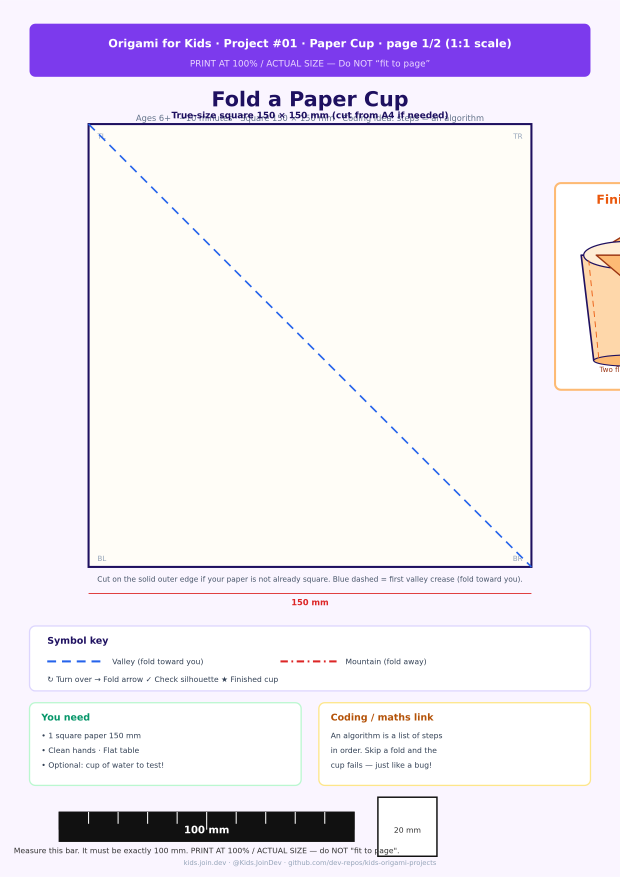
#> input picture projects/01-paper-cup/page-1.png, 2480 x 3508 px (shown at 1/4 size)
$ python paper_cup.py
#> lines starting #> are read from the running program, lines starting #| are printed output that depends on the picture
#!/usr/bin/env python3
"""Generate Origami for Kids #01 Paper Cup: A4 sheets, final.png, PDF."""
from __future__ import annotations
import html, subprocess
from pathlib import Path
from playwright.sync_api import sync_playwright
from PIL import Image

ROOT = Path(__file__).resolve().parents[1]
OUT = ROOT / 'projects' / '01-paper-cup'
S = 150.0  # square mm
OX, OY = 30.0, 42.0
W_PX, H_PX = 2480, 3508  # 300 dpi A4


def esc(t):
    return html.escape(str(t))


def ln(x1, y1, x2, y2, *, dash=None, w=0.4, c='#111', opacity=1):
    d = f' stroke-dasharray="{dash}"' if dash else ''
    op = f' opacity="{opacity}"' if opacity != 1 else ''
    return f'<line x1="{x1:.2f}" y1="{y1:.2f}" x2="{x2:.2f}" y2="{y2:.2f}" stroke="{c}" stroke-width="{w}"{d}{op}/>'


def tx(x, y, t, s=3.2, a='middle', c='#111', b=False):
    w = ' font-weight="700"' if b else ''
    return f'<text x="{x:.2f}" y="{y:.2f}" font-size="{s}" text-anchor="{a}" fill="{c}" font-family="DejaVu Sans,Arial,sans-serif"{w}>{esc(t)}</text>'


def rect(x, y, w, h, *, fill='#fff', stroke='#111', sw=0.45, dash=None, rx=0):
    d = f' stroke-dasharray="{dash}"' if dash else ''
    r = f' rx="{rx}"' if rx else ''
    return f'<rect x="{x:.2f}" y="{y:.2f}" width="{w:.2f}" height="{h:.2f}" fill="{fill}" stroke="{stroke}" stroke-width="{sw}"{d}{r}/>'


def arrow(x1, y1, x2, y2, c='#0EA5E9'):
    return (
        ln(x1, y1, x2, y2, w=0.7, c=c)
        + f'<path d="M {x2:.2f} {y2:.2f} l -2.2 -1.4 l 0.6 1.4 l -0.6 1.4 z" fill="{c}"/>'
    )


def badge(x, y, n, fill='#7C3AED'):
    return (
        f'<circle cx="{x:.2f}" cy="{y:.2f}" r="4.2" fill="{fill}" stroke="#fff" stroke-width="0.6"/>'
        + tx(x, y + 1.3, str(n), s=4, c='#fff', b=True)
    )


def cal_bar(x, y):
    s = rect(x, y, 100, 10, fill='#111', stroke='#111', sw=0.3)
    for i in range(0, 101, 10):
        h = 4 if i % 50 else 6
        s += ln(x + i, y, x + i, y + h, w=0.35, c='#fff' if i not in (0, 100) else '#111')
    s += tx(x + 50, y + 7.2, '100 mm', s=3.4, c='#fff', b=True)
    s += rect(x + 108, y - 5, 20, 20, fill='#fff', stroke='#111', sw=0.5)
    s += tx(x + 118, y + 7, '20 mm', s=2.6, c='#333')
    s += tx(x + 50, y + 14, 'Measure this bar. It must be exactly 100 mm. PRINT AT 100% / ACTUAL SIZE — do NOT "fit to page".', s=2.6, c='#333')
    return s


def paper_square(x, y, size, creases=None, fill='#FFFDF7'):
#> called with x = 30, y = 42, size = 150, fill = '#FFFDF7'
    s = rect(x, y, size, size, fill=fill, stroke='#1E1060', sw=0.7)
    s += tx(x + 3, y + 5, 'TL', s=2.4, a='start', c='#94A3B8')
    s += tx(x + size - 3, y + 5, 'TR', s=2.4, a='end', c='#94A3B8')
    s += tx(x + 3, y + size - 2, 'BL', s=2.4, a='start', c='#94A3B8')
    s += tx(x + size - 3, y + size - 2, 'BR', s=2.4, a='end', c='#94A3B8')
    for c in creases or []:
        kind = c.get('kind', 'valley')
        if kind == 'valley':
            s += ln(c['x1'], c['y1'], c['x2'], c['y2'], dash='3 2', w=0.55, c='#2563EB')
        elif kind == 'mountain':
            s += ln(c['x1'], c['y1'], c['x2'], c['y2'], dash='2.5 1.2 0.6 1.2', w=0.55, c='#DC2626')
    return s


def finished_cup(cx, cy, scale=1.0, label=True):
    """Vector finished origami cup: open top, tapered body, two tucked lip flaps front/back."""
    k = scale
    # body trapezoid
    top_w, bot_w, h = 38 * k, 28 * k, 42 * k
    lip = 7 * k
    x0, y0 = cx - top_w / 2, cy - h / 2 - 2 * k
    # back flap (slightly darker, peeking behind rim)
    back = (
        f'<path d="M {x0 + 4*k:.2f} {y0 + lip:.2f} '
        f'L {cx:.2f} {y0 - 2*k:.2f} '
        f'L {x0 + top_w - 4*k:.2f} {y0 + lip:.2f} Z" '
        f'fill="#FDBA74" stroke="#9A3412" stroke-width="{0.55*k:.2f}" stroke-linejoin="round"/>'
    )
    # cup body
    body = (
        f'<path d="M {x0:.2f} {y0 + lip:.2f} '
        f'L {x0 + top_w:.2f} {y0 + lip:.2f} '
        f'L {cx + bot_w/2:.2f} {y0 + lip + h:.2f} '
        f'L {cx - bot_w/2:.2f} {y0 + lip + h:.2f} Z" '
        f'fill="#FED7AA" stroke="#1E1060" stroke-width="{0.65*k:.2f}" stroke-linejoin="round"/>'
    )
    # inner ellipse (opening)
    opening = (
        f'<ellipse cx="{cx:.2f}" cy="{y0 + lip:.2f}" rx="{top_w/2 - 1*k:.2f}" ry="{5.5*k:.2f}" '
        f'fill="#FFEDD5" stroke="#1E1060" stroke-width="{0.5*k:.2f}"/>'
    )
    # front flap tucked over rim (triangle folding into pocket)
    front = (
        f'<path d="M {x0 + 6*k:.2f} {y0 + lip:.2f} '
        f'L {cx:.2f} {y0 + lip + 11*k:.2f} '
        f'L {x0 + top_w - 6*k:.2f} {y0 + lip:.2f} Z" '
        f'fill="#FDBA74" stroke="#9A3412" stroke-width="{0.55*k:.2f}" stroke-linejoin="round"/>'
    )
    # crease hints on body (folded side edges)
    creases = (
        ln(cx - bot_w / 2 + 2 * k, y0 + lip + h - 1 * k, x0 + 3 * k, y0 + lip + 2 * k, w=0.35 * k, c='#EA580C', dash='2 1.5')
        + ln(cx + bot_w / 2 - 2 * k, y0 + lip + h - 1 * k, x0 + top_w - 3 * k, y0 + lip + 2 * k, w=0.35 * k, c='#EA580C', dash='2 1.5')
    )
    # flat bottom hint
    bottom = (
        f'<ellipse cx="{cx:.2f}" cy="{y0 + lip + h:.2f}" rx="{bot_w/2:.2f}" ry="{2.2*k:.2f}" '
        f'fill="#FDBA74" stroke="#1E1060" stroke-width="{0.45*k:.2f}"/>'
    )
    s = back + body + bottom + opening + front + creases
    if label:
        s += tx(cx, y0 + lip + h + 8 * k, 'Finished paper cup!', s=3.2 * max(k, 0.85), c='#9A3412', b=True)
        s += tx(cx, y0 + lip + h + 12 * k, 'Two flaps tucked · open 3D · flat bottom', s=2.4 * max(k, 0.85), c='#64748B')
    return s


def finished_cup_standalone_svg(size_mm=80):
    """Square SVG used for final.png (clean product shot style)."""
    vb = 80
    cx = cy = vb / 2
    body = [
        f'<svg xmlns="http://www.w3.org/2000/svg" width="{size_mm}mm" height="{size_mm}mm" viewBox="0 0 {vb} {vb}">',
        f'<rect width="{vb}" height="{vb}" fill="#FAF5FF"/>',
        finished_cup(cx, cy - 2, scale=1.35, label=True),
        '</svg>',
    ]
    return '\n'.join(body)


def mini_diagram(px, py, step):
    m = 52.0
    s = rect(px, py, m, m, fill='#F8FAFC', stroke='#CBD5E1', sw=0.35, rx=1.5)
    q = 40.0
    qx, qy = px + 6, py + 6
    if step == 1:
        s += rect(qx, qy, q, q, fill='#FFF7ED', stroke='#1E1060', sw=0.5)
        s += ln(qx, qy, qx + q, qy + q, dash='3 2', w=0.6, c='#2563EB')
        s += arrow(qx + 8, qy + 10, qx + 28, qy + 30, '#0EA5E9')
        s += tx(px + m / 2, py + m - 2.5, 'valley diagonal', s=2.4, c='#2563EB')
    elif step == 2:
        s += f'<path d="M {qx:.1f} {qy+q:.1f} L {qx+q:.1f} {qy+q:.1f} L {qx+q/2:.1f} {qy:.1f} Z" fill="#FFF7ED" stroke="#1E1060" stroke-width="0.5"/>'
        s += ln(qx + 2, qy + q - 2, qx + q / 2, qy + 4, dash='3 2', w=0.55, c='#2563EB')
        s += arrow(qx + 6, qy + q - 10, qx + q / 2 - 4, qy + 18, '#0EA5E9')
        s += tx(px + m / 2, py + m - 2.5, 'left corner up', s=2.4, c='#2563EB')
    elif step == 3:
        s += f'<path d="M {qx:.1f} {qy+q:.1f} L {qx+q:.1f} {qy+q:.1f} L {qx+q/2:.1f} {qy:.1f} Z" fill="#FFF7ED" stroke="#1E1060" stroke-width="0.5"/>'
        s += ln(qx + 2, qy + q - 2, qx + q / 2, qy + 4, dash='3 2', w=0.4, c='#93C5FD', opacity=0.9)
        s += ln(qx + q - 2, qy + q - 2, qx + q / 2, qy + 4, dash='3 2', w=0.55, c='#2563EB')
        s += arrow(qx + q - 6, qy + q - 10, qx + q / 2 + 4, qy + 18, '#0EA5E9')
        s += tx(px + m / 2, py + m - 2.5, 'right corner up', s=2.4, c='#2563EB')
    elif step == 4:
        s += f'<path d="M {qx+8:.1f} {qy+q:.1f} L {qx+q-8:.1f} {qy+q:.1f} L {qx+q:.1f} {qy+18:.1f} L {qx+q/2:.1f} {qy:.1f} L {qx:.1f} {qy+18:.1f} Z" fill="#FFF7ED" stroke="#1E1060" stroke-width="0.5"/>'
        s += ln(qx + 4, qy + 16, qx + q - 4, qy + 16, dash='3 2', w=0.55, c='#2563EB')
        s += arrow(qx + q / 2, qy + 4, qx + q / 2, qy + 14, '#0EA5E9')
        s += tx(px + m / 2, py + m - 2.5, 'tuck front lip', s=2.4, c='#2563EB')
    elif step == 5:
        s += rect(qx + 4, qy + 8, q - 8, q - 12, fill='#E0E7FF', stroke='#1E1060', sw=0.5)
        s += tx(px + m / 2, py + m / 2, '↻', s=10, c='#7C3AED')
        s += tx(px + m / 2, py + m - 2.5, 'turn over', s=2.4, c='#7C3AED')
    elif step == 6:
        s += f'<path d="M {qx+8:.1f} {qy+q:.1f} L {qx+q-8:.1f} {qy+q:.1f} L {qx+q:.1f} {qy+18:.1f} L {qx+q/2:.1f} {qy:.1f} L {qx:.1f} {qy+18:.1f} Z" fill="#FFF7ED" stroke="#1E1060" stroke-width="0.5"/>'
        s += ln(qx + 4, qy + 16, qx + q - 4, qy + 16, dash='3 2', w=0.55, c='#2563EB')
        s += arrow(qx + q / 2, qy + 4, qx + q / 2, qy + 14, '#0EA5E9')
        s += tx(px + m / 2, py + m - 2.5, 'tuck back lip', s=2.4, c='#2563EB')
    elif step == 7:
        s += finished_cup(px + m / 2, py + m / 2 - 1, scale=0.72, label=False)
        s += tx(px + m / 2, py + m - 2.5, 'open into a cup', s=2.4, c='#EA580C')
    return s


def step_panel(x, y, w, h, n, title, do, check, tip):
    s = rect(x, y, w, h, fill='#FFFFFF', stroke='#C4B5FD', sw=0.55, rx=2)
    s += badge(x + 7, y + 7, n)
    s += tx(x + 14, y + 8.5, title, s=3.6, a='start', b=True, c='#1E1060')
    s += mini_diagram(x + 4, y + 14, n)
    text_x = x + 60
    s += tx(text_x, y + 20, 'DO', s=2.8, a='start', b=True, c='#7C3AED')
    s += tx(text_x, y + 25, do, s=2.7, a='start', c='#334155')
    s += tx(text_x, y + 33, 'CHECK ✓', s=2.8, a='start', b=True, c='#059669')
    s += tx(text_x, y + 38, check, s=2.7, a='start', c='#334155')
    s += tx(text_x, y + 46, 'TIP', s=2.8, a='start', b=True, c='#EA580C')
    s += tx(text_x, y + 51, tip, s=2.6, a='start', c='#334155')
    return s


def page1():
    parts = [
        f'<svg xmlns="http://www.w3.org/2000/svg" width="210mm" height="297mm" viewBox="0 0 210 297">',
        '<rect width="210" height="297" fill="#FAF5FF"/>',
        rect(10, 8, 190, 18, fill='#7C3AED', stroke='#7C3AED', sw=0, rx=2),
        tx(105, 16, 'Origami for Kids  ·  Project #01  ·  Paper Cup  ·  page 1/2 (1:1 scale)', s=3.8, c='#fff', b=True),
        tx(105, 22.5, 'PRINT AT 100% / ACTUAL SIZE  —  Do NOT “fit to page”', s=3.0, c='#E9D5FF'),
        tx(105, 36, 'Fold a Paper Cup', s=7, b=True, c='#1E1060'),
        tx(105, 41, 'Ages 6+  ·  ~10 minutes  ·  Square 150 × 150 mm  ·  Coding idea: steps = an algorithm', s=2.8, c='#64748B'),
        # finished cup hero (right of title area, above square — squeezed into right margin of square row)
        tx(OX + S / 2, OY - 2, f'True-size square  {S:g} × {S:g} mm  (cut from A4 if needed)', s=3.0, c='#1E1060', b=True),
    ]
    creases = [{'kind': 'valley', 'x1': OX, 'y1': OY, 'x2': OX + S, 'y2': OY + S}]
    parts.append(paper_square(OX, OY, S, creases=creases))
    # Finished! callout to the right of the square
    fx, fy = OX + S + 8, OY + 20
    parts.append(rect(fx, fy, 50, 70, fill='#FFFFFF', stroke='#FDBA74', sw=0.7, rx=2))
    parts.append(tx(fx + 25, fy + 7, 'Finished!', s=4.2, b=True, c='#EA580C'))
    parts.append(finished_cup(fx + 25, fy + 38, scale=0.85, label=False))
    parts.append(tx(fx + 25, fy + 64, 'Two flaps tucked', s=2.4, c='#9A3412'))
    parts.append(tx(OX + S / 2, OY + S + 5, 'Cut on the solid outer edge if your paper is not already square. Blue dashed = first valley crease (fold toward you).', s=2.5, c='#475569'))
    parts.append(ln(OX, OY + S + 9, OX + S, OY + S + 9, w=0.3, c='#DC2626'))
    parts.append(tx(OX + S / 2, OY + S + 13, f'{S:g} mm', s=2.8, c='#DC2626', b=True))

    ky = OY + S + 20
    parts.append(rect(10, ky, 190, 22, fill='#FFFFFF', stroke='#DDD6FE', sw=0.45, rx=2))
    parts.append(tx(16, ky + 6, 'Symbol key', s=3.2, a='start', b=True, c='#1E1060'))
    parts.append(ln(16, ky + 12, 36, ky + 12, dash='3 2', w=0.7, c='#2563EB'))
    parts.append(tx(38, ky + 13, 'Valley (fold toward you)', s=2.6, a='start', c='#334155'))
    parts.append(ln(95, ky + 12, 115, ky + 12, dash='2.5 1.2 0.6 1.2', w=0.7, c='#DC2626'))
    parts.append(tx(117, ky + 13, 'Mountain (fold away)', s=2.6, a='start', c='#334155'))
    parts.append(tx(16, ky + 19, '↻ Turn over     → Fold arrow     ✓ Check silhouette     ★ Finished cup', s=2.6, a='start', c='#334155'))

    parts.append(rect(10, ky + 26, 92, 28, fill='#FFFFFF', stroke='#BBF7D0', sw=0.45, rx=2))
    parts.append(tx(14, ky + 32, 'You need', s=3.2, a='start', b=True, c='#059669'))
    parts.append(tx(14, ky + 38, '• 1 square paper 150 mm', s=2.6, a='start', c='#334155'))
    parts.append(tx(14, ky + 43, '• Clean hands  ·  Flat table', s=2.6, a='start', c='#334155'))
    parts.append(tx(14, ky + 48, '• Optional: cup of water to test!', s=2.6, a='start', c='#334155'))

    parts.append(rect(108, ky + 26, 92, 28, fill='#FFFFFF', stroke='#FDE68A', sw=0.45, rx=2))
    parts.append(tx(112, ky + 32, 'Coding / maths link', s=3.2, a='start', b=True, c='#B45309'))
    parts.append(tx(112, ky + 38, 'An algorithm is a list of steps', s=2.6, a='start', c='#334155'))
    parts.append(tx(112, ky + 43, 'in order. Skip a fold and the', s=2.6, a='start', c='#334155'))
    parts.append(tx(112, ky + 48, 'cup fails — just like a bug!', s=2.6, a='start', c='#334155'))

    parts.append(cal_bar(20, 275))
    parts.append(tx(105, 293, 'kids.join.dev  ·  @Kids.JoinDev  ·  github.com/dev-repos/kids-origami-projects', s=2.3, c='#94A3B8'))
    parts.append('</svg>')
    return '\n'.join(parts)


def page2():
    parts = [
        f'<svg xmlns="http://www.w3.org/2000/svg" width="210mm" height="297mm" viewBox="0 0 210 297">',
        '<rect width="210" height="297" fill="#FAF5FF"/>',
        rect(10, 8, 190, 16, fill='#7C3AED', stroke='#7C3AED', sw=0, rx=2),
        tx(105, 15, 'Origami for Kids  ·  Project #01  ·  Paper Cup  ·  Steps 1–7  ·  page 2/2 (1:1 scale)', s=3.5, c='#fff', b=True),
        tx(105, 21, 'PRINT AT 100% / ACTUAL SIZE', s=2.8, c='#E9D5FF'),
    ]
    steps = [
        (1, 'Diagonal valley', 'Fold TL corner to BR.', 'A triangle.', 'Crease with a fingernail.'),
        (2, 'Left corner up', 'Fold left tip to the top.', 'Left flap meets the peak.', 'Keep the triangle stacked.'),
        (3, 'Right corner up', 'Fold right tip to the top.', 'Both sides match (symmetry).', 'Mirror the left fold.'),
        (4, 'Front lip down', 'Fold the front peak into the pocket.', 'Front lip tucked.', 'Slide into the little pocket.'),
        (5, 'Turn over', 'Flip the whole model.', 'Back looks like the front did.', 'Like flipping a pancake.'),
        (6, 'Back lip down', 'Tuck the back peak the same way.', 'Both lips locked.', 'Same move as step 4.'),
        (7, 'Open the cup', 'Squeeze sides, push the bottom flat.', 'A 3D cup!', 'Gentle — do not tear.'),
    ]
    panel_w, panel_h = 92, 52
    gap_x, gap_y = 6, 3
    left, top = 10, 26
    for i, (n, title, do, check, tip) in enumerate(steps):
        col = i % 2
        row = i // 2
        x = left + col * (panel_w + gap_x)
        y = top + row * (panel_h + gap_y)
        parts.append(step_panel(x, y, panel_w, panel_h, n, title, do, check, tip))

    # Finished! banner spanning bottom (replaces sparse 8th cell area + check strip)
    y = top + 4 * (panel_h + gap_y) + 1
    parts.append(rect(10, y, 190, 36, fill='#FFF7ED', stroke='#FDBA74', sw=0.7, rx=2))
    parts.append(tx(70, y + 8, 'Finished!  —  Your paper should look like this', s=3.6, a='start', b=True, c='#EA580C'))
    parts.append(finished_cup(36, y + 20, scale=0.55, label=False))
    parts.append(tx(70, y + 16, 'Flat closed cup (both lips tucked) → open 3D cup with a flat bottom.', s=2.6, a='start', c='#334155'))
    parts.append(tx(70, y + 22, 'If a lip slips out, redo steps 4–6. Try-it: fold a second cup from a magazine page.', s=2.6, a='start', c='#334155'))
    parts.append(tx(70, y + 30, 'Same algorithm, new paper — does it still work?', s=2.6, a='start', c='#64748B'))

    parts.append(cal_bar(20, 275))
    parts.append(tx(105, 293, 'Valley = dashed blue  ·  Mountain = dash-dot red  ·  @Kids.JoinDev', s=2.3, c='#94A3B8'))
    parts.append('</svg>')
    return '\n'.join(parts)


def render_svg_to_png_pdf(svg_path: Path, png_path: Path, pdf_path: Path):
    import re
    px_svg = svg_path.with_name(svg_path.stem + '-px.svg')
    text = svg_path.read_text()
    text = re.sub(
        r'width="210mm" height="297mm" viewBox="0 0 210 297"',
        f'width="{W_PX}" height="{H_PX}" viewBox="0 0 210 297"',
        text,
        count=1,
    )
    px_svg.write_text(text)
    html_path = svg_path.with_suffix('.html')
    html_path.write_text(
        f'<!doctype html><html><head><style>'
        f'html,body{{margin:0;padding:0;width:{W_PX}px;height:{H_PX}px;overflow:hidden;background:#fff}}'
        f'</style></head><body>'
        f'<object type="image/svg+xml" data="{px_svg.as_uri()}" width="{W_PX}" height="{H_PX}"></object>'
        f'</body></html>'
    )
    with sync_playwright() as p:
        browser = p.chromium.launch(executable_path='/usr/bin/google-chrome', args=['--no-sandbox', '--disable-dev-shm-usage'])
        page = browser.new_page(viewport={'width': W_PX, 'height': H_PX}, device_scale_factor=1)
        page.goto(html_path.as_uri(), wait_until='networkidle')
        page.wait_for_timeout(250)
        page.screenshot(path=str(png_path), type='png', clip={'x': 0, 'y': 0, 'width': W_PX, 'height': H_PX})
        page2 = browser.new_page()
        page2.goto(svg_path.as_uri(), wait_until='networkidle')
        page2.pdf(path=str(pdf_path), width='210mm', height='297mm', print_background=True,
                  margin={'top': '0', 'right': '0', 'bottom': '0', 'left': '0'})
        page.close(); page2.close(); browser.close()
    html_path.unlink(missing_ok=True)
    px_svg.unlink(missing_ok=True)


def render_final_png(svg_text: str, out_png: Path, px=1200):
    tmp = OUT / '_final_tmp.svg'
    # pixel-sized for crisp PNG
    text = svg_text.replace('width="80mm" height="80mm"', f'width="{px}" height="{px}"')
    tmp.write_text(text)
    html = OUT / '_final_tmp.html'
    html.write_text(
        f'<!doctype html><html><head><style>html,body{{margin:0;width:{px}px;height:{px}px;background:#FAF5FF}}</style></head>'
        f'<body><object type="image/svg+xml" data="{tmp.as_uri()}" width="{px}" height="{px}"></object></body></html>'
    )
    with sync_playwright() as p:
        browser = p.chromium.launch(executable_path='/usr/bin/google-chrome', args=['--no-sandbox', '--disable-dev-shm-usage'])
        page = browser.new_page(viewport={'width': px, 'height': px})
        page.goto(html.as_uri(), wait_until='networkidle')
        page.wait_for_timeout(200)
        page.screenshot(path=str(out_png), type='png', clip={'x': 0, 'y': 0, 'width': px, 'height': px})
        browser.close()
    tmp.unlink(missing_ok=True)
    html.unlink(missing_ok=True)


def main():
    OUT.mkdir(parents=True, exist_ok=True)
    p1 = OUT / 'page-1.svg'
    p2 = OUT / 'page-2.svg'
    p1.write_text(page1())
    p2.write_text(page2())
    print('svg', p1, p2)

    final_svg = OUT / 'final.svg'
    final_svg.write_text(finished_cup_standalone_svg())
    render_final_png(final_svg.read_text(), OUT / 'final.png')
#> (the call stopped at in render_final_png, `with sync_playwright() as p:`: playwright is not available in this run)
    print('final.png')

    pdfs = []
    for name in ['page-1', 'page-2']:
        render_svg_to_png_pdf(OUT / f'{name}.svg', OUT / f'{name}.png', OUT / f'{name}.pdf')
#> (the call stopped at in render_svg_to_png_pdf, `with sync_playwright() as p:`: playwright is not available in this run)
        pdfs.append(OUT / f'{name}.pdf')
        # preview
        Image.open(OUT / f'{name}.png').resize((620, 877), Image.Resampling.LANCZOS).save(OUT / f'{name}-preview.png')
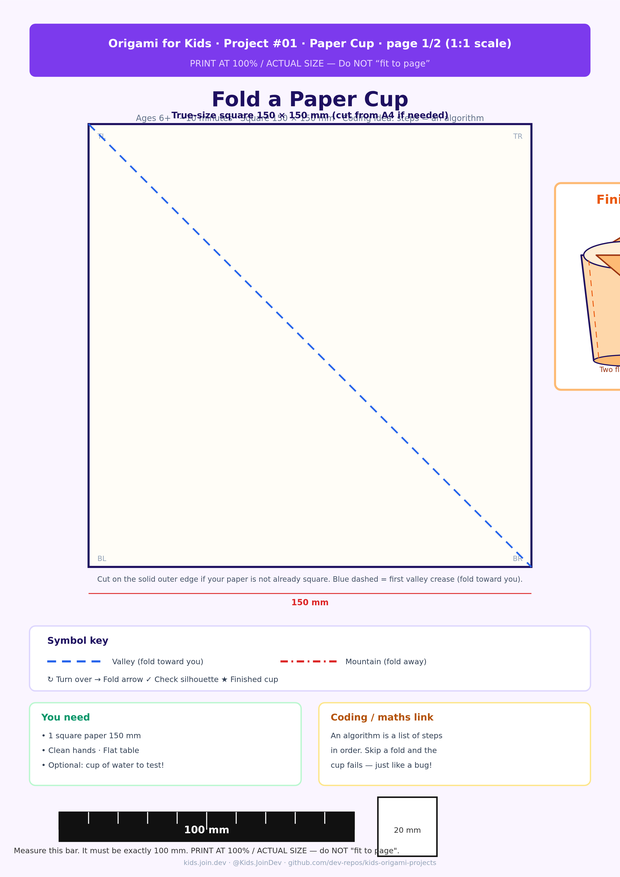
#> saved as page-1-preview.png: PIL image 620x877 RGB; mean R, G, B 237.8, 231.3, 242.7
        print('rendered', name)

    templates = OUT / 'templates.pdf'
    subprocess.check_call(['pdfunite', *[str(p) for p in pdfs], str(templates)])
    # also expose as card alias = page-1 for landing thumb
    Image.open(OUT / 'page-1.png').save(OUT / 'card.png')
    subprocess.check_call(['cp', str(OUT / 'page-1.pdf'), str(OUT / 'card.pdf')])
    print('templates', templates)
    for f in sorted(OUT.iterdir()):
        if f.is_file():
            print(f'  {f.name:28s} {f.stat().st_size:8d}')


if __name__ == '__main__':
#> (the run stopped early here; a loop or call above may not have finished)
